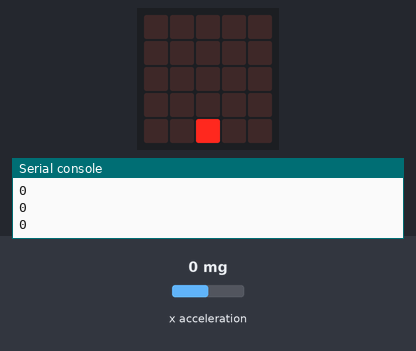
The program below on a simulated BBC micro:bit (MakeCode). On the bench: the board's 5×5 LED display, the last lines printed to the serial console. The test bench sets the inputs (shaded band); at power-on: x acceleration 0 mg.

Above: at 1.2 s.
1.3 s: x acceleration set to -476 mg
2.8 s: x acceleration set to -547 mg
At 3.91 s:
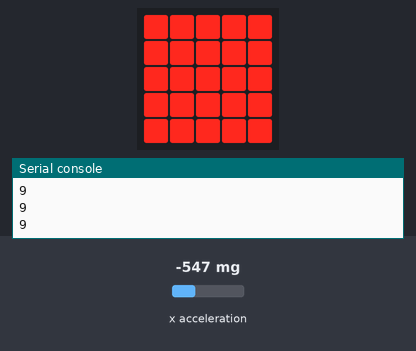
At 4.9 s:
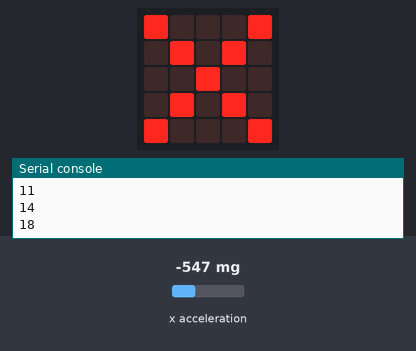
Timing chart, 0 to 6.4 s (numbered marks = the images above; inputs shaded):
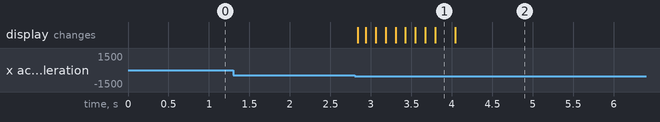

Measured:
- the behaviour switches between -500 and -501 mg on x acceleration (found by bisection; images 0 and 1)
- after the input at 2.8 s, the display: first changes at once (image 1 shows a later state)

The program:

main.ts
```typescript
let n = 0
basic.forever(function () {
    led.plotBarGraph(
    n,
    10
    )
    if (n > 10) {
        basic.showLeds(`
            # . . . #
            . # . # .
            . . # . .
            . # . # .
            # . . . #
            `)
    }
})
basic.forever(function () {
    if (input.acceleration(Dimension.X) > 500 || input.acceleration(Dimension.X) < -500) {
        n += 1
        basic.pause(100)
    }
})
```

test.ts
```typescript
// aquí va el archivo "tests"; esto no se compilará cuando este paquete se utilice como una extensión.
```
